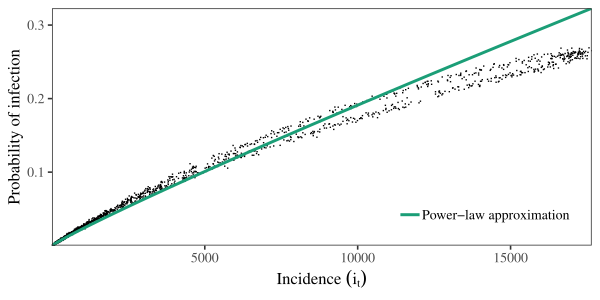

Reproduce this figure in R.
library(dplyr)
library(gridExtra)
library(ggplot2); theme_set(theme_bw(base_size = 12,
									 base_family = "Times"))

if (.Platform$OS.type=="windows") {
	windowsFonts(Times=windowsFont("Times"))
} 

source("../R/tsir_util.R")

## use Dark2 rather than Set1 because colour #6 of Set1 is yellow (ugh/too light)
scale_colour_discrete <- function(...,palette="Dark2") scale_colour_brewer(...,palette=palette)
scale_fill_discrete <- function(...,palette="Dark2") scale_fill_brewer(...,palette=palette)

load("../sim/gillespie_sim.rda")

nsim <- length(reslist)

N <- 1e5
fitlist <- vector('list', nsim)

for (i in 1:nsim) {
	print(i)
	rr <- reslist[[i]]
	
	ii <- c(rr$incidence[1], diff(rr$incidence))
	tt <- rr$time
	
	dd <- as.data.frame(table(ceiling(tt[ii==1])))
	
	I <- dd$Freq[1:20]
	
	Inew <- tail(I, -1)
	Iprev <- head(I, -1)
	
	S <- head(N - cumsum(I) - 10, -1)
	
	prev <- approx(x=rr$time, y=rr$prevalence+10, xout=1:19)$y
	
	fitlist[[i]] <- data.frame(
		incidence=Iprev,
		Inew=Inew,
		S=S,
		prevalence=prev,
		POI=Inew/S,
		time=1:19
	)
}

ff <- fitlist %>% 
	bind_rows(.id="sim") %>%
	mutate(N=N)

lfit <- glm(log(Inew) ~ log(incidence) + offset(log(S)) + offset(-log(N)), data=ff)

fixfun(coef(lfit)[1], coef(lfit)[2], N, ff$incidence)

lfit2 <- glm(log(Inew) ~ log(incidence) + log(S) + offset(-log(N)), data=ff)

lfit3 <- glm(log(Inew) ~ offset(log(incidence)) + log(S) + offset(-log(N)), data=ff)

fixfun(coef(lfit2)[1], coef(lfit2)[2], N, ff$incidence)

g2 <- ggplot(ff) +
	geom_point(aes(incidence, POI), shape=".") +
	stat_function(fun=function(x) exp(coef(lfit)[1]) * x^coef(lfit)[2]/N, aes(col="Power-law approximation"), lwd=1) +
	scale_x_continuous(expression(Incidence~(i[t])), expand=c(0, 0)) +
	scale_y_continuous("Probability of infection", expand=c(0, 0)) +
	theme(
		legend.title = element_blank(),
		legend.position = c(0.8, 0.13), 
		panel.grid = element_blank()
	)

ggsave("poi.pdf", g2, width=6, height=3)
